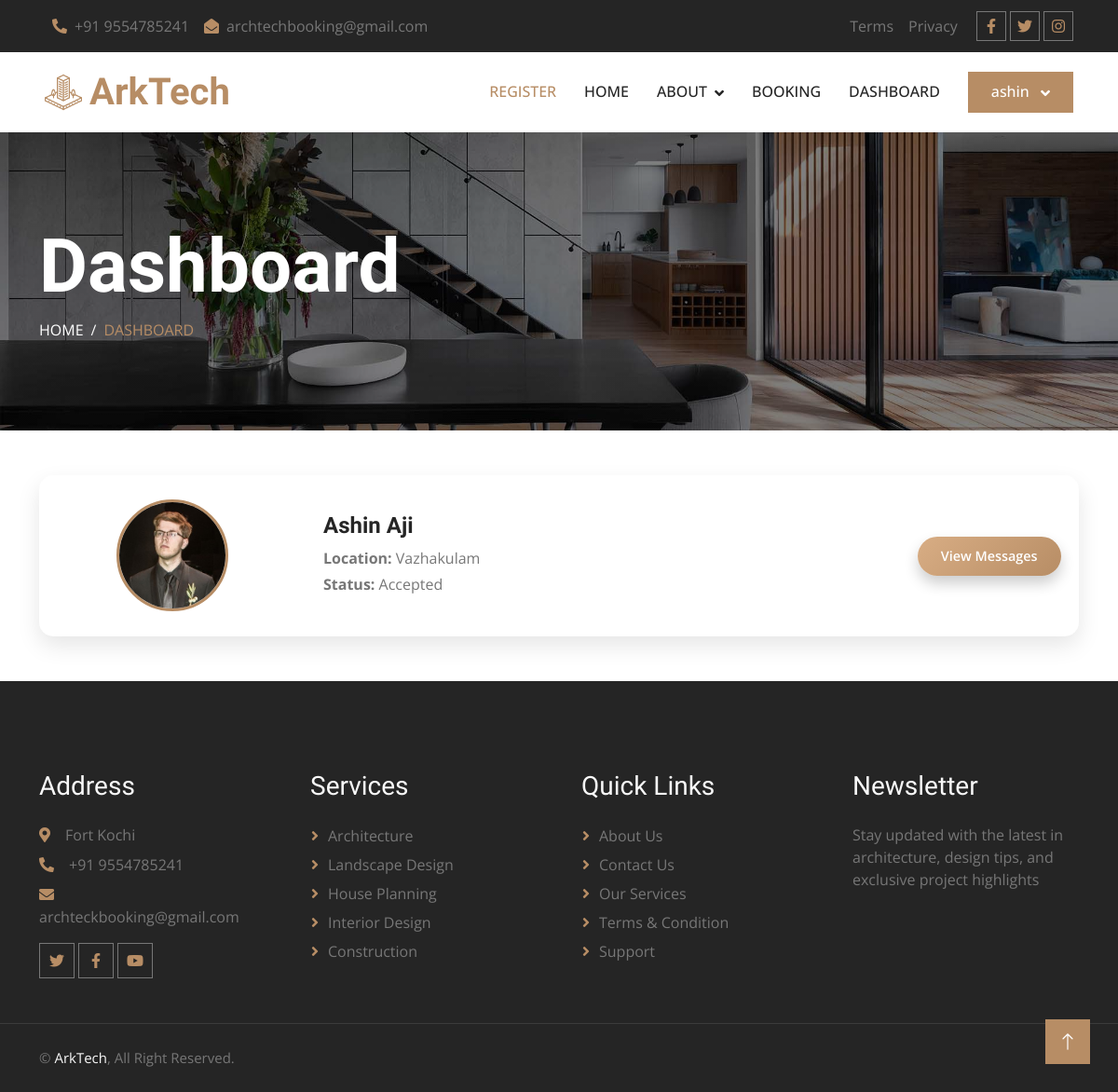
The app's page /Guest/customer_dashboard.php (signed in) with its own data.
### tables this page shows
CREATE TABLE IF NOT EXISTS `tbl_architects` (
  `cust_id` int NOT NULL,
  `architect_id` int NOT NULL AUTO_INCREMENT,
  `arch_name` varchar(50) NOT NULL,
  `about` mediumtext NOT NULL,
  `profiles` varchar(500) NOT NULL,
  `email` varchar(50) NOT NULL,
  `phone` bigint NOT NULL,
  `username` varchar(20) NOT NULL,
  `passwords` varchar(50) NOT NULL,
  `certificate_of_licensce` varchar(200) NOT NULL,
  `arch_locations` varchar(500) NOT NULL,
  `status` varchar(20) NOT NULL,
  `plan_id` int NOT NULL,
  `renewaldate` date NOT NULL,
  PRIMARY KEY (`architect_id`),
  UNIQUE KEY `unique_cust_id` (`cust_id`)
);

### dboperation.php (called while the page is built, shortened)
<?php
class dboperation
{
    public $con,$res;
    function __construct()
    {
        $this->con=mysqli_connect("localhost","root","","arktech");
    }
    public function executequery($sql)
    {
        $this->res=mysqli_query($this->con,$sql);
        return $this->res;
    }
}
?>

### Guest/customer_dashboard.php (the view, shortened to what this page needs)
<?php
include("../dboperation.php");
include("header.php");
$cust_id = $_SESSION['customer_id'];
$obj = new dboperation();
$sql = "SELECT DISTINCT a.architect_id, a.arch_name, a.status, a.profiles, a.arch_locations
        FROM tbl_messages m
        INNER JOIN tbl_architects a ON m.architect_id = a.architect_id
        WHERE m.user_id = '$cust_id'
        ORDER BY a.arch_name ASC";
$res = $obj->executequery($sql);
?>
<div class="container-fluid page-header py-5 mb-5">
  <div class="container py-5">
    <h1 class="display-1 text-white">Dashboard</h1>
    <nav aria-label="breadcrumb">
      <ol class="breadcrumb text-uppercase mb-0">
        <li class="breadcrumb-item"><a class="text-white" href="index.php">Home</a></li>
        <li class="breadcrumb-item text-primary active" aria-current="page">Dashboard</li>
      </ol>
    </nav>
  </div>
</div>
<div class="container my-5">
  <?php if (mysqli_num_rows($res) > 0) { ?>
    <?php while ($row = mysqli_fetch_assoc($res)) { ?>
      <div class="project-card mb-5">
        <div class="row align-items-center">
          <div class="col-md-3 d-flex justify-content-center">
            <?php if (!empty($row['profiles'])) { ?>
                <img src="../uploads/<?php echo $row['profiles']; ?>"
                    alt="Profile Picture"
                    style="width:120px;height:120px;object-fit:cover;
                            border-radius:50%;border:3px solid #B78D65;">
            <?php } ?>
          </div>
          <div class="col-md-7 p-4">
            <h4 class="fw-bold mb-2"><?php echo $row['arch_name']; ?></h4>
            <p class="mb-1"><strong>Location:</strong> <?php echo $row['arch_locations']; ?></p>
            <p class="mb-1"><strong>Status:</strong> <?php echo $row['status']; ?></p>
          </div>
          <div class="col-md-2 text-center">
            <a href='view_message.php?arch_id=<?php echo $row['architect_id']; ?>' class='view-btn mt-2'>
                View Messages
            </a>
          </div>
        </div>
      </div>
    <?php } ?>
  <?php } else { ?>
    <div class="text-center py-5">
      <h4 class="text-muted">You haven’t messaged any architects yet.</h4>
    </div>
  <?php } ?>
</div>
<?php include("footer.php"); ?>

### Guest/css/style.css (style rules this page uses)
:root { --primary: #B78D65; --light: #F8F8F8; --dark: #252525; }
h1, h2, .h1, .h2, .fw-bold { font-weight: 600 !important; }
h3, h4, .h3, .h4, .fw-medium { font-weight: 500 !important; }
.page-header { background: linear-gradient(rgba(0, 0, 0, .5), rgba(0, 0, 0, .5)), url(../img/carousel-1.jpg) center center no-repeat; background-size: cover; }
.breadcrumb-item+.breadcrumb-item::before { color: var(--light); }

### Guest/customer_dashboard.php (style rules this page uses)
.project-card { border: 1px solid rgba(255, 255, 255, 0.1); border-radius: 15px; box-shadow: 0 10px 25px rgba(0,0,0,0.1); padding: 15px; background: #fff; }
.view-btn { display: inline-block; padding: 10px 25px; font-size: 0.9rem; font-weight: 600; color: #fff; background: linear-gradient(135deg, #d8ad84ff 0%, #B78D65 100%); border: none; border-radius: 50px; text-decoration: none; transition: all 0.3s ease; box-shadow: 0 8px 15px rgba(0, 0, 0, 0.2); position: relative; overflow: hidden; }
.view-btn::after { content: ""; position: absolute; top: 0; left: -75%; width: 50%; height: 100%; background: rgba(255, 255, 255, 0.2); transform: skewX(-25deg); transition: all 0.5s ease; }

### records on screen
tbl_architects: profiles (picture), arch_name "Ashin Aji", arch_locations "Vazhakulam", status "Accepted"

### other values on screen
$_SESSION['username'] "ashin"
